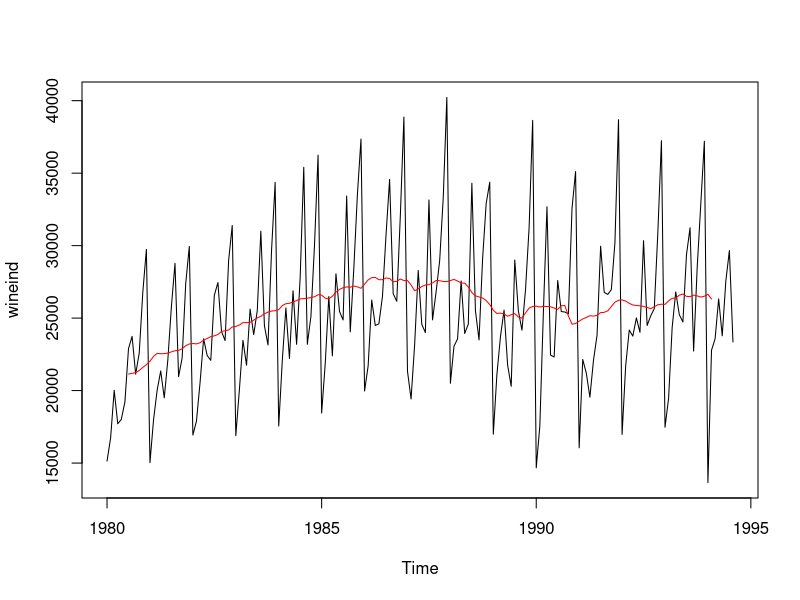
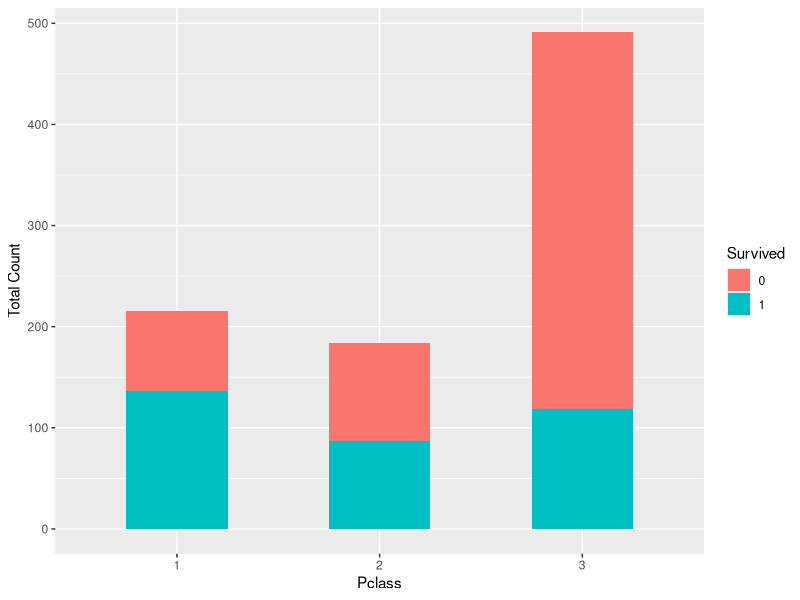
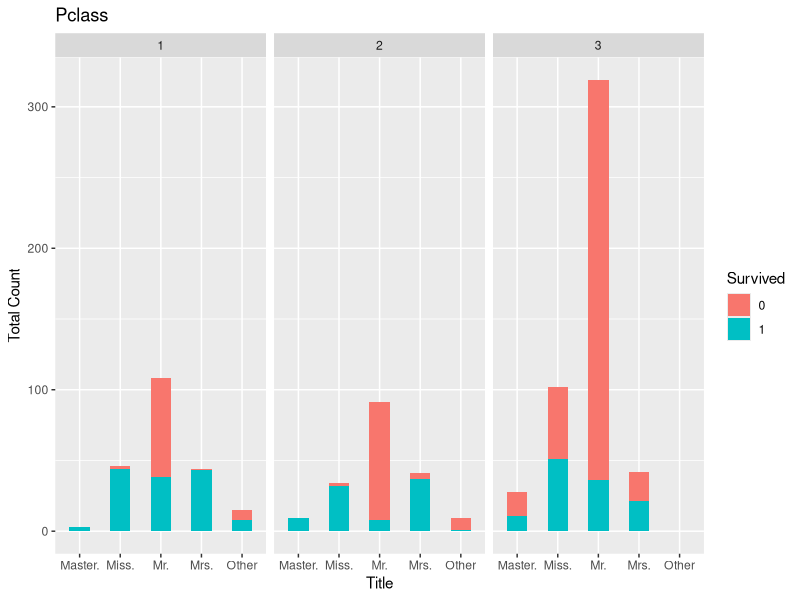
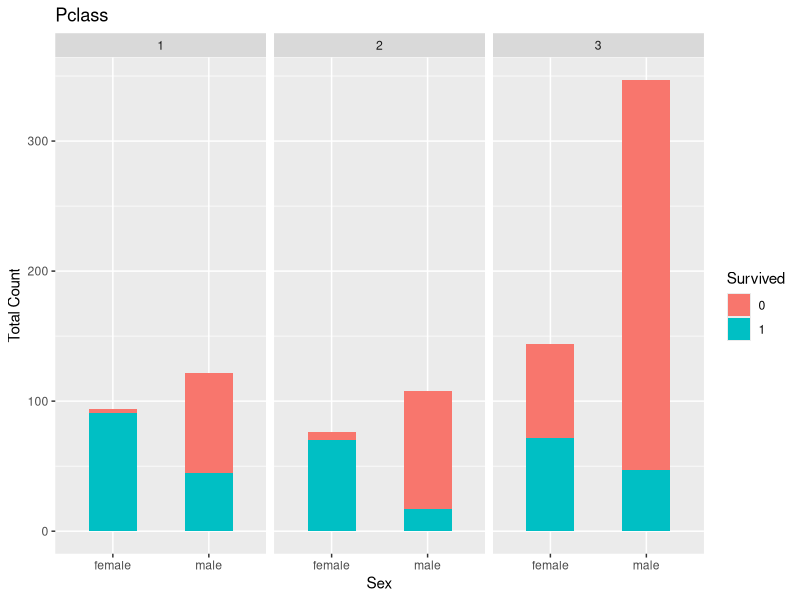
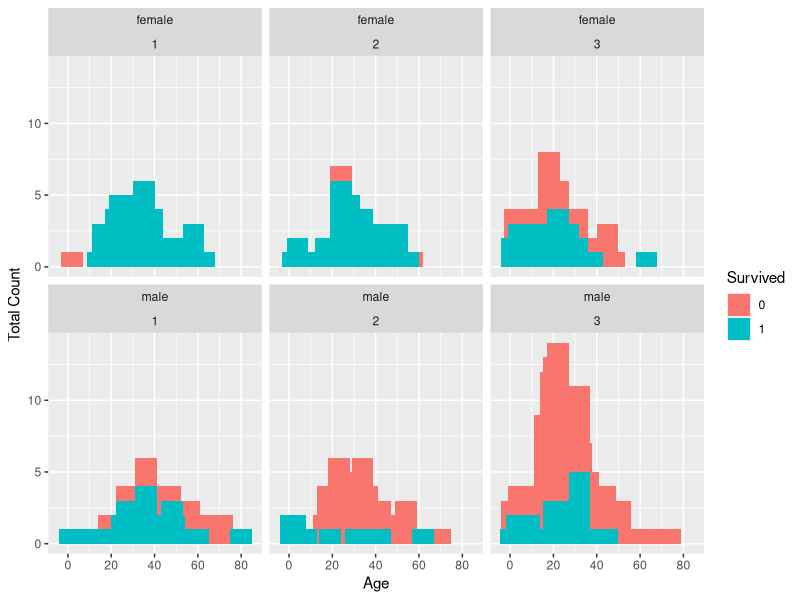
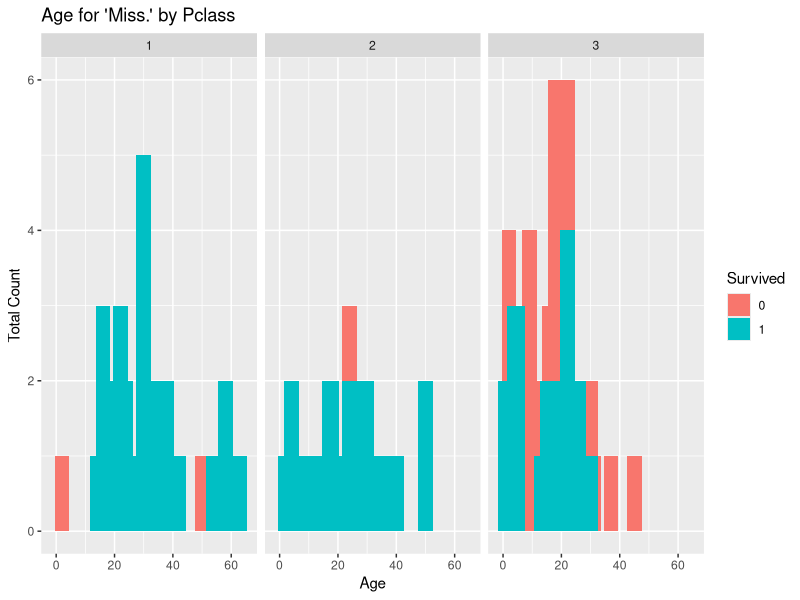

Write R code to recreate these figures, in order.
library(forecast)
plot(wineind)
sm <- ma(wineind,order=12)
lines(sm,col="red")

View(flights14)
install.packages("data.table")
install.packages("xlsx")

# Introduction to Data Science with R - _Data Analysis Part 1.mp4

# Kaggle Titanic Data Analysis...

# Data From:
# https://www.kaggle.com/c/titanic/data
# train.csv and test.csv

# What is my current working directory? Run this function:
# getwd()

# Make this the folder, with the correct versions of the csv files (No Passenger ID), the Home directory, from: Session, Set Working Directory, Choose Directory...
# C:\Users\Hon\Documents\R\Kaggle Titanic Data


# Alternatively, using code, set working directory using:
# setwd("C:/Users/Hon/Documents/R/Kaggle Titanic Data") # Acter Travelmate
# setwd("C:/Users/Hontan/Documents/R/Kaggle Titanic Data") # Work HP computer
setwd("E:/Hon 2017-01-01 FULL/Hon R/Kaggle Titanic Data") # Gigabyte


# Load row data
train <- read.csv("train.csv", header = TRUE)
test <- read.csv("test.csv", header = TRUE)

# To remove data sets, us the rm() function
# rm(data_1, data_2, data_3)

# Add a "Survived" variable to the test set to allow for combining data sets
test.survived <- data.frame(Survived = rep("None", nrow(test)), test[,])
#test[1,4]

# Combine data sets
data.combined <- rbind(train, test.survived)

# A bit about R data types (e.g., factors)
str(data.combined)

# Change some data types
data.combined$Survived <- as.factor(data.combined$Survived)
data.combined$Pclass <- as.factor(data.combined$Pclass)


# Take a look at gross survival rates
table(data.combined$Survived)


# Distibution across classes
table(data.combined$Pclass)

# From Packages install ggplot2 and stringr
# Load up ggplot2 package to use for visualizations
library(ggplot2)

# Hypothesis - Rich folks survived at a higher rate
str(train) #train$Pclass is still an int, need to change this to a factor.
train$Pclass <- as.factor(train$Pclass)
# Run using geom_bar() not geom_histogram
ggplot(train, aes(x = Pclass, fill = factor(Survived))) +
  geom_bar(width = 0.5) +
  xlab("Pclass") +
  ylab("Total Count") +
  labs(fill = "Survived")


# Examine the first few names in the training data set
head(as.character(train$Name))

# How many unique names are there across both train & test?
length(unique(as.character(data.combined$Name)))
# Returns 1307, would have expected 1309.

# Two duplicate names, take a closer look
# First, get the duplicate names and store them as a vector
dup.names <- as.character(data.combined[which(duplicated(as.character(data.combined$Name))), "Name"])
# The which() function is like the Where clause in SQL. 

# Next, take a look at the records in the combined data set
data.combined[which(data.combined$Name %in% dup.names),]
# In SQL, this is like saying in data.combined, grab me all the records Where Name in dup.names


# What is up with the 'Miss.' and 'Mr.' thing?
library(stringr)
# This tells me stringr() was built R version 3.3.3

# What version of R am I running
# Type this into the Console: > Version
# This tells me I using R version 3.3.1 (2016-06-21)
# After installing a newer version of R, 3.4.1, and restarting RStudio, went through above code, and stringr() doesn't give this warning anymore.

# What version of RStudio am I running? Type this into the console window:
# RStudio.Version()
# From this, I find that I am currently running RStudio Desktop version 1.0.143
# On the RStudio website, I find that the current version is 1.0.153, so I close RStudio, and install the latest version.

misses <- data.combined[which(str_detect(data.combined$Name, "Miss.")), ]
# First five rows, all the columns:
misses[1:5, ]

# Hypothesis - Name titles correlate with age
mrses <- data.combined[which(str_detect(data.combined$Name, "Mrs.")), ]
mrses[1:5, ]

# Check out makes to see if pattern continues
males <- data.combined[which(train$Sex == "male"), ]
males[1:5, ]


# Expand upon the relationship between 'Survived' and 'Pclass' by adding the new 'Title' variable to the
# data set and then exploring a potential 3-dimensional relationship.
# Create a functions that brings out the title.
extractTitle <- function(Name) {
  Name <- as.character(Name)
  
  if (length(grep("Miss.", Name)) > 0) {
    return ("Miss.")
  } else if (length(grep("Master.", Name)) > 0) {
    return ("Master.")
  } else if (length(grep("Mrs.", Name)) > 0) {
    return ("Mrs.")
  } else if (length(grep("Mr.", Name)) > 0) {
    return ("Mr.")
  } else {
    return ("Other")
  }
}

# Loop
titles <- NULL
for (i in 1:nrow(data.combined)) {
  titles <- c(titles, extractTitle(data.combined[i, "Name"]))
}

# Add this to data.combined
data.combined$title <- as.factor(titles)

# Let's do a 3d visualization on this.
# Since we only have survived lables for the train set, only use the first 891 rows
ggplot(data.combined[1:891,], aes(x = title, fill = Survived)) +
  geom_bar(width = 0.5) +
  facet_wrap(~Pclass) +
  ggtitle("Pclass") +
  xlab("Title") +
  ylab("Total Count") +
  labs(fill = "Survived")

# David Langer's github
# https://github.com/EasyD/IntroToDataScience


# Hadley Wickham - Chief Scientist at RStudio.


# Install the tidyverse, which includes a set of packages that work in harmony
# Includes: broom, dplyr, forcats, ggplot2, haven, httr, hms, jsonlite, lubridate, magrittr, modelr, purrr, readr, readxl, stringr, tibble, rvest, tidyr, xml2
install.packages("tidyverse")
# Takes a while. Finished when you get this message:
# The downloaded binary packages are in
# C:\Users\Hon\AppData\Local\Temp\Rtmp8kkH30\downloaded_packages


# Most businesses don't care about beautiful optimal code. They care more about cycle time. How quickly can you get something to work.
# Knowing your data is the best way to let it speak to you, and find what is predictive and what is not.
# Feature engineering trumps algorithms.


# Introduction to Data Science with R - _Data Analysis Part 2.mp4

# Deduced that:
# - Pclass is a proxy for socio-economic status.
# - Title can be used a proxy for age.
# - Males in the 3rd class were most likely to perish, unless your title was Master.

# What's the distibution of females to males across train * test?
table(data.combined$Sex)

# Visualize the 3-way relationship of sex, Pclass, and survival, compare to analysis of title.
ggplot(data.combined[1:891,], aes(x = Sex, fill = Survived)) +
  geom_bar(width = 0.5) +
  facet_wrap(~Pclass) +
  ggtitle("Pclass") +
  xlab("Sex") +
  ylab("Total Count") +
  labs(fill = "Survived")

# Take a look at age.
summary(data.combined$Age)
# Imputation, use predictive analysis to fill missing vlaues.
# Better to use proxy for Age when it is missing, e.g. Title.
# Just summary on the train data...
summary(data.combined[1:891,"Age"])

# See visual plot of this.
ggplot(data.combined[1:891,], aes(x = Age, fill = Survived)) +
  facet_wrap(~Sex + Pclass) +
  geom_bar(width = 10) +
  xlab("Age") +
  ylab("Total Count")

# Validate that "Master." is a good proxy for male children
boys <- data.combined[which(data.combined$title == "Master."),]
summary(boys$Age)
# Can just run the which() bit:
which(data.combined$title == "Master.")

# We know that "Miss." is more complicated, let's examine further
misses <- data.combined[which(data.combined$title == "Miss."),]
summary(misses$Age)

ggplot(misses[misses$Survived != "None",], aes(x = Age, fill = Survived)) +
  facet_wrap(~Pclass) +
  geom_bar(width = 5) +
  ggtitle("Age for 'Miss.' by Pclass") +
  xlab("Age") +
  ylab("Total Count")

# OK, appears female children may have different survival rate,
# Could be a candidate for feature engineering later.
misses.alone <- misses[which(misses$SibSp == 0 & misses$Parch == 0),]
summary(misses.alone)
length(which(misses.alone$Age <= 14.5))

# Moving on to the sibsp variable, summarize the variable
summary(data.combined$SibSp)
# Pause Video at time 37:40

#####################################################

# Find data contains...
subset(data.combined, Name == "McCarthy, Mr. Timothy J")
subset(data.combined[which(data.combined$Name == "Timothy"),])
grep("Allen", data.combined$Name, value = TRUE)
NamedAllen <- data.combined[which(data.combined$Name == grep("Allen", data.combined$Name, value = TRUE)),]

# Select * Into [NamedAllen] From [data.combined] Where Name Like '%Allen%'
NamedAllen <- data.combined[grep("Allen", data.combined$Name), ]
